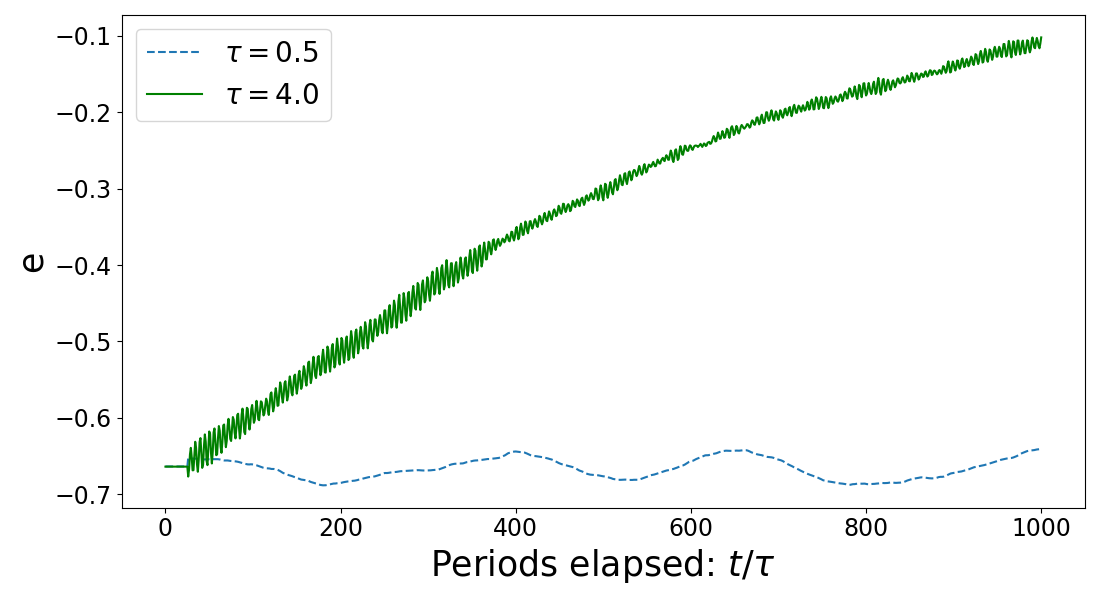

Here is the Python script that generated this plot:
import numpy as np
import matplotlib.pyplot as plt

path1 = 'high_freq/'
Av_data1 = np.loadtxt(path1+"Av.dat")

path2 = 'low_freq/'
Av_data2 = np.loadtxt(path2+"Av.dat")

fig,ax = plt.subplots(1)

ax.plot(Av_data1[:,0],Av_data1[:,1],linestyle='--',label=f'$\\tau = 0.5$')

ax.plot(Av_data2[:,0],Av_data2[:,1],color='green',label=f'$\\tau = 4.0$')
ax.set_xlabel('Periods elapsed: $t/\\tau$',size=25)
ax.set_ylabel('e',size=25)
ax.legend(fontsize=20)
fig.set_size_inches(11,6)
fig.tight_layout()
ax.tick_params(labelsize=17)
plt.show()
